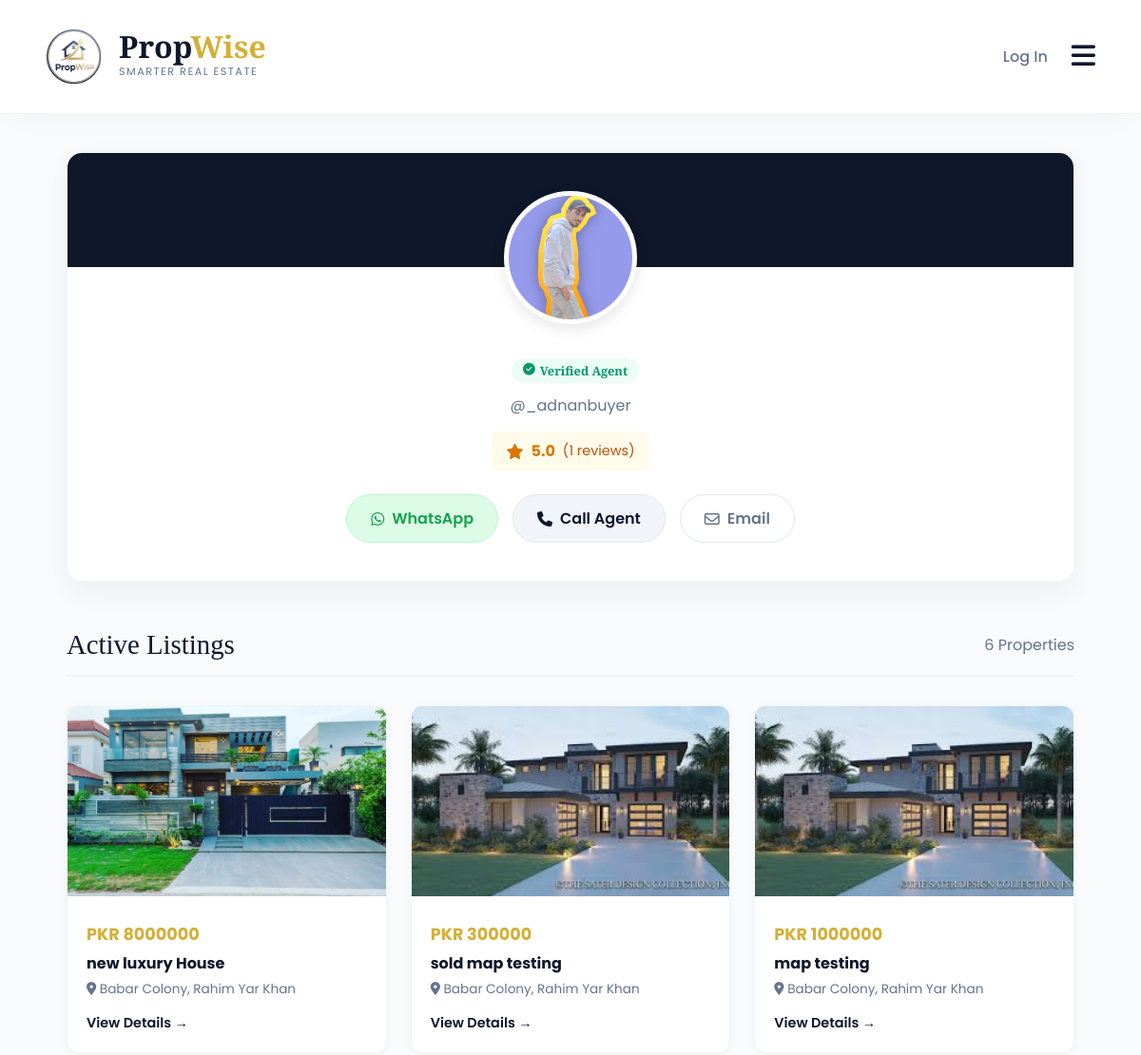
/accounts/agent/2/ (upper part), run on an earlier commit of the app's database.
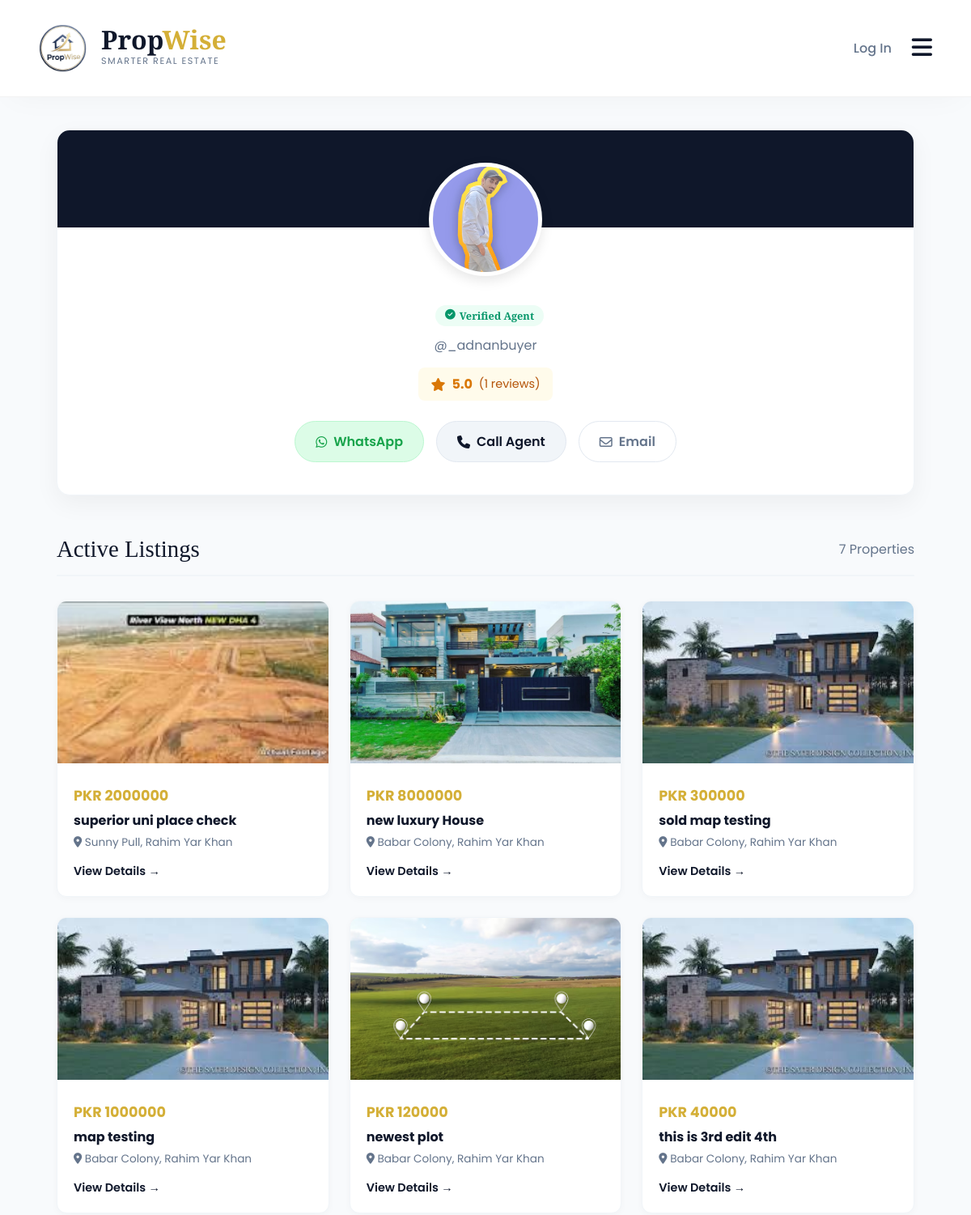
And on a later commit of the database.
### properties/models.py (models this page shows, shortened)
class Property(models.Model):
    title = models.CharField(max_length=255)
    description = models.TextField()
    price = models.BigIntegerField()
    area = models.ForeignKey(
        Area,
        on_delete=models.SET_NULL,
        null=True,
        related_name="properties"
    )
    latitude = models.DecimalField(
        max_digits=9,
        decimal_places=6,
        null=True,
        blank=True,
        help_text="Exact latitude of the property (e.g., 31.470510)"
    )
    longitude = models.DecimalField(
        max_digits=9,
        decimal_places=6,
        null=True,
        blank=True,
        help_text="Exact longitude of the property (e.g., 74.394170)"
    )
    purpose = models.CharField(max_length=10, choices=PropertyPurpose.choices)
    property_type = models.CharField(max_length=20, choices=PropertyType.choices)
    bedrooms = models.PositiveSmallIntegerField(null=True, blank=True)
    bathrooms = models.PositiveSmallIntegerField(null=True, blank=True)
    area_size = models.DecimalField(max_digits=10, decimal_places=2)
    area_unit = models.CharField(max_length=10, choices=AreaUnit.choices, default=AreaUnit.MARLA)
    agent = models.ForeignKey(settings.AUTH_USER_MODEL, on_delete=models.CASCADE, related_name="properties")
    created_at = models.DateTimeField(auto_now_add=True)
    updated_at = models.DateTimeField(auto_now=True)
    main_image = models.ImageField(upload_to='properties/main_images/', null=True, blank=True)
    is_verified = models.BooleanField(
        default=False,
        help_text="Mark this listing as verified by the admin (e.g., checked for accuracy)."
    )
    is_featured = models.BooleanField(
        default=False,
        help_text="Mark this listing as 'Featured' to show it at the top."
    )
    featured_until = models.DateTimeField(
        null=True,
        blank=True,
        help_text="When this listing should stop being featured (e.g., 7 days from now)."
    )
    status = models.CharField(
        max_length=10,
        choices=PropertyStatus.choices,
        default=PropertyStatus.ACTIVE,
        help_text="The current status of the listing (e.g., Active, Sold)."
    )
    sold_date = models.DateTimeField(
        null=True,
        blank=True,
        help_text="The date and time this property was marked as sold."
    )
    video_url = models.URLField(
        max_length=500,
        null=True,
        blank=True,
        help_text="A link to a YouTube or Vimeo video walkthrough (e.g., https://www.youtube.com/watch?v=...)"
    )

### locations/models.py (models this page shows, shortened)
class Area(models.Model):
    name = models.CharField(max_length=150)
    city = models.ForeignKey(City, on_delete=models.CASCADE, related_name="areas")
    description = models.TextField(
        blank=True,
        null=True,
        help_text="A detailed description of the neighborhood (e.g., amenities, lifestyle)."
    )
    latitude = models.DecimalField(
        max_digits=9,
        decimal_places=6,
        null=True,
        blank=True,
        help_text="Latitude for the map (e.g., 31.470510)"
    )
    longitude = models.DecimalField(
        max_digits=9,
        decimal_places=6,
        null=True,
        blank=True,
        help_text="Longitude for the map (e.g., 74.394170)"
    )
    class Meta:
        unique_together = ('name', 'city')
    def __str__(self):
        return f"{self.name}, {self.city.name}"

class City(models.Model):
    name = models.CharField(max_length=100, unique=True)
    class Meta:
        verbose_name_plural = "Cities" # Fixes "Citys" in the admin panel

### accounts/views.py (the view, shortened to what this page needs)
# urls.py: path('agent/<int:pk>/', account_views.agent_profile_view, name='agent_profile'),
def agent_profile_view(request, pk):
    agent = get_object_or_404(User, pk=pk, is_agent=True)
    review_form = None
    agent_properties = Property.objects.filter(agent=agent).order_by('-created_at')
    all_reviews = AgentRating.objects.filter(agent=agent)
    rating_stats = all_reviews.aggregate(
        avg_rating=Avg('rating'),
        total_reviews=Count('rating')
    )
    user_can_review = False
    user_has_reviewed = False
    if request.user.is_authenticated:
        if all_reviews.filter(reviewer=request.user).exists():
            user_has_reviewed = True
        if request.user.is_buyer and request.user != agent and not user_has_reviewed:
            user_can_review = True
    if review_form is None:
        review_form = AgentRatingForm()
    context = {
        'agent': agent,
        'properties': agent_properties,
        'all_reviews': all_reviews,
        'rating_stats': rating_stats,        # e.g., {'avg_rating': 4.5, 'total_reviews': 10}
        'user_can_review': user_can_review,  # True/False
        'user_has_reviewed': user_has_reviewed, # True/False
        'review_form': review_form,          # The form to add a review
    }
    return render(request, 'accounts/agent_profile.html', context)

### accounts/context_processors.py (called while the page is built, shortened)
def notifications(request):
    return {}

### accounts/templates/accounts/agent_profile.html (shortened to what this page needs)
{% extends 'base.html' %}
{% load static %}
{% block content %}
<div class="profile-container">
    <div class="profile-card">
        <div class="profile-info">
            <div class="profile-avatar">
                {% if agent.profile_picture %}
                    <img src="{{ agent.profile_picture.url }}" alt="{{ agent.username }}">
                {% else %}
                    <i class="fa-solid fa-user-tie"></i>
                {% endif %}
            </div>
            <div class="agent-name">
                <span class="agent-badge"><i class="fa-solid fa-check-circle"></i> Verified Agent</span>
            </div>
            <div class="agent-username">@{{ agent.username }}</div>
            <div class="rating-box">
                {% if rating_stats.total_reviews > 0 %}
                    <i class="fa-solid fa-star"></i> {{ rating_stats.avg_rating|floatformat:1 }}
                    <span style="font-weight:400; color:#b45309; font-size:0.9rem;">({{ rating_stats.total_reviews }} reviews)</span>
                {% else %}
                    <span style="font-weight:400; color:#94a3b8;">No reviews yet</span>
                {% endif %}
            </div>
            <div class="contact-bar">
                {% if agent.phone_number %}
                    <a href="https://wa.me/{{ agent.phone_number }}" target="_blank" class="btn-contact btn-wa">
                        <i class="fa-brands fa-whatsapp"></i> WhatsApp
                    </a>
                    <a href="tel:{{ agent.phone_number }}" class="btn-contact btn-call">
                        <i class="fa-solid fa-phone"></i> Call Agent
                    </a>
                {% endif %}
                <a href="mailto:{{ agent.email }}" class="btn-contact btn-email">
                    <i class="fa-regular fa-envelope"></i> Email
                </a>
            </div>
        </div>
    </div>
    <div class="section-header">
        <div class="section-title">Active Listings</div>
        <div style="color:#64748b;">{{ properties.count }} Properties</div>
    </div>
    <div class="listings-grid">
        {% for prop in properties %}
            <div class="prop-card">
                {% if prop.main_image %}
                    <a href="{% url 'property_detail' pk=prop.pk %}">
                        <img src="{{ prop.main_image.url }}" alt="{{ prop.title }}" class="prop-img">
                    </a>
                {% endif %}
                <div class="prop-body">
                    <div class="prop-price">PKR {{ prop.price }}</div>
                    <a href="{% url 'property_detail' pk=prop.pk %}" class="prop-title">{{ prop.title|truncatechars:30 }}</a>
                    <div class="prop-loc"><i class="fa-solid fa-location-dot"></i> {{ prop.area }}</div>
                    <a href="{% url 'property_detail' pk=prop.pk %}" style="display:block; margin-top:15px; font-size:0.9rem; font-weight:600; color:var(--pw-navy);">View Details &rarr;</a>
                </div>
            </div>
        {% empty %}
            <div style="grid-column:1/-1; text-align:center; padding:40px; color:#94a3b8; background:#f8fafc; border-radius:12px;">
                No active listings at the moment.
            </div>
        {% endfor %}
    </div>
</div>
{% endblock %}

What changed in the data, as far as the page shows it:
added Property: main_image (picture), price "2000000", title "superior uni place check", area "Sunny Pull, Rahim Yar Khan"
now on this page (row unchanged): Property: main_image (picture), price "120000", title "newest plot", area "Babar Colony, Rahim Yar Khan"
now on this page (row unchanged): Property: main_image (picture), price "40000", title "this is 3rd edit 4th", area "Babar Colony, Rahim Yar Khan"
Also different on the page:
{{ properties.count }}: "6" → "7"
